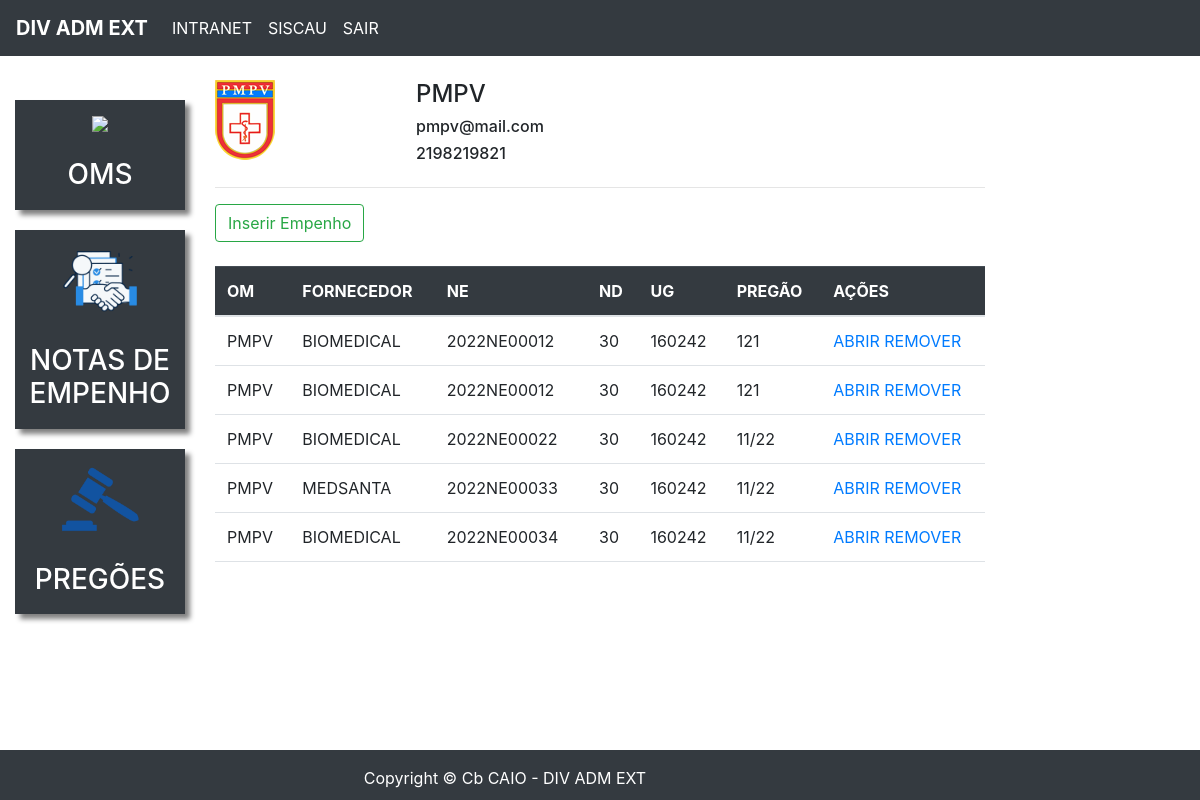
/om_empenhos_id/1/ (signed in), run on an earlier commit of the app's database.
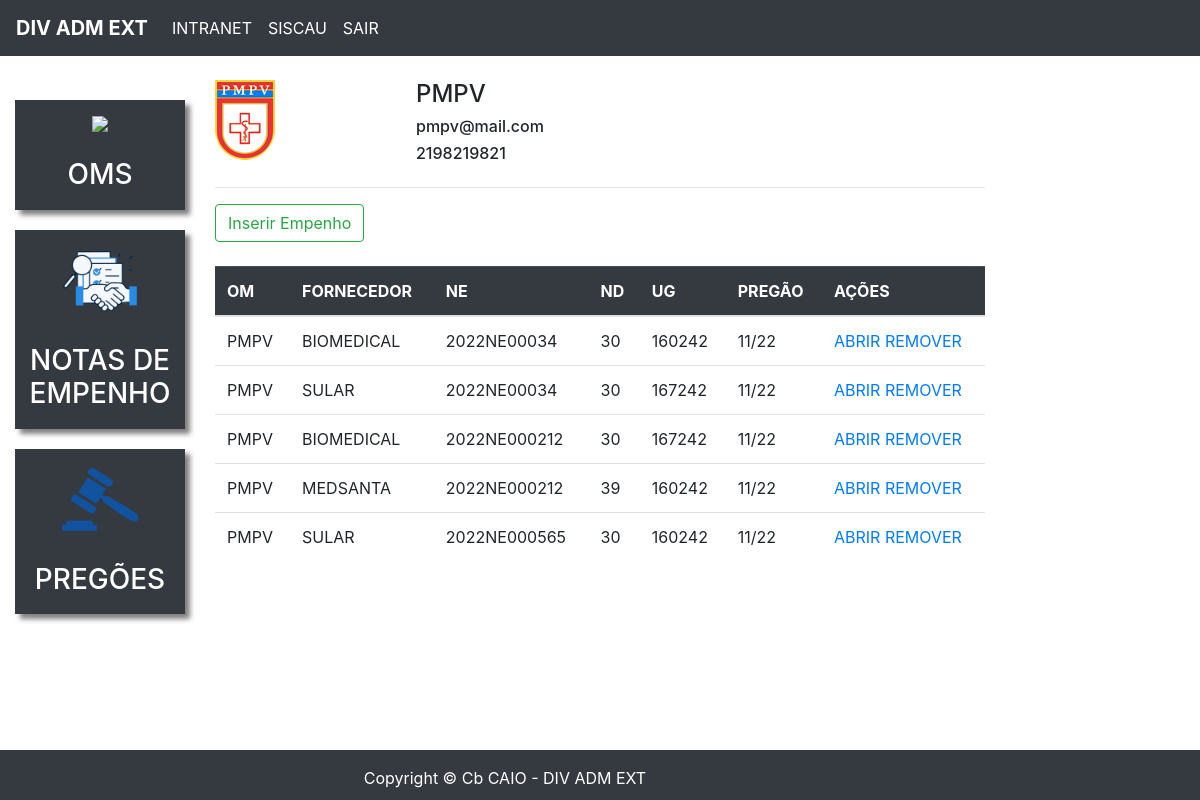
And on a later commit of the database.
### plataforma/models.py (models this page shows, shortened)
class Om(models.Model):
    LISTA_OMS = (
        ('PMPV', 'PMPV'),
        ('PMRJ', 'PMRJ'),
        ('PMN', 'PMN'),
        ('IBEX', 'IBEX'),
        ('HCE', 'HCE'),
        ('OCEX', 'OCEX'),
        ('HMR', 'HMR'),
        ('HGERJ', 'HGERJ'),
        ('PM Gu VV', 'PM Gu VV'),
        ('LQFEX', 'LQFEX'),
        )
    sigla = models.CharField(max_length=10, choices=LISTA_OMS)
    foto = models.ImageField(upload_to="imagens")
    email = models.EmailField(null=True)
    telefone = models.IntegerField(null=True)
    def __str__(self):
        return self.sigla

class Empenho(models.Model):
    LISTA_ND = (
        ("30", '30'),
        ("39", '30'),
        ("52", '30'),
    )
    LISTA_UG = (
        ("160242", '160242'),
        ("167242", '167242'),
    )
    LISTA_FORNECEDOR = (
        ('BIOMEDICAL', 'BIOMEDICAL'),
        ('SULAR', 'SULAR'),
        ('MEDSANTA', 'MEDSANTA'),
    )
    om = models.ForeignKey(Om, on_delete=models.CASCADE)
    fornecedor = models.CharField(max_length=50, choices=LISTA_FORNECEDOR)
    nd = models.CharField(max_length=2,choices=LISTA_ND)
    ug = models.CharField(max_length=6,choices=LISTA_UG)
    pregao = models.CharField(max_length=8)
    data = models.DateField()
    numero = models.IntegerField()
    pdf = models.FileField(upload_to="pdf")

### plataforma/views.py (the view)
# urls.py: path('om_empenhos_id/<str:id>/', views.om_empenhos_id, name='om_empenhos_id'),
@login_required(login_url='/auth/logar/')
def om_empenhos_id(request, id):
    om = Om.objects.filter(id=id)
    empenhos = Empenho.objects.filter(om_id=id).order_by('numero')
    form_empenho = EmpenhoForms()
    return render(request, 'om_empenhos_id.html',{'om':om, 'empenhos':empenhos, 'form_empenho':form_empenho})

### plataforma/templates/om_empenhos_id.html (shortened to what this page needs)
{% extends 'base_plataforma.html' %}
{% load static %}
{% block 'plataforma' %}
    <br>
    <div class="row">
        {% for i in om %}
        <div class="col-md-3">
            <img src="{{ i.foto.url}}">
            </div>
            <div class="col-md-3 dados descricao">
            <h4>{{i.sigla}}</h4>
            <h6>{{i.email}}</h6>
            <h6>{{i.telefone}}</h6>
        </div>
        {% endfor %}
    </div>
    <hr>
    <button type="button" class="btn btn-outline-success" data-toggle="modal" data-target="#modal">
        Inserir Empenho
    </button>
    <br>
    <br>
    <div class='scroll'>
        <table class="table ">
            <thead class='table-dark '>
            <tr>
            <th>OM</th>
            <th>FORNECEDOR</th>
            <th>NE</th>
            <th>ND</th>
            <th>UG</th>
            <th>PREGÃO</th>
            <th>AÇÕES</th>
            </tr>
            </thead>
            <tbody >
            {% for i in empenhos %}
            <tr>
                <td>{{i.om }}</td>
                <td>{{i.fornecedor }}</td>
                <td>2022NE000{{i.numero}}</td>
                <td>{{i.nd}}</td>
                <td>{{i.ug }}</td>
                <td>{{i.pregao}}</td>
                <td>
                    <a href="{{ i.pdf.url }}" target="_blank" rel="noopener noreferrer">ABRIR</a>
                    <a href="{% url 'remover_empenho' i.id%}">REMOVER</a>
                </td>
            </tr>
            {% empty %}
            <td> SEM EMPENHOS</td>
            {% endfor %}
            </tbody>
        </table>
        </div>
{% endblock%}

What changed in the data, as far as the page shows it:
removed Empenho: om "PMPV", fornecedor "BIOMEDICAL", numero "12", nd "30", ug "160242", pregao "121"
removed Empenho: om "PMPV", fornecedor "BIOMEDICAL", numero "12", nd "30", ug "160242", pregao "121"
removed Empenho: om "PMPV", fornecedor "BIOMEDICAL", numero "22", nd "30", ug "160242", pregao "11/22"
removed Empenho: om "PMPV", fornecedor "MEDSANTA", numero "33", nd "30", ug "160242", pregao "11/22"
now on this page (row unchanged): Empenho: om "PMPV", fornecedor "SULAR", numero "34", nd "30", ug "167242", pregao "11/22"
now on this page (row unchanged): Empenho: om "PMPV", fornecedor "BIOMEDICAL", numero "212", nd "30", ug "167242", pregao "11/22"
now on this page (row unchanged): Empenho: om "PMPV", fornecedor "MEDSANTA", numero "212", nd "39", ug "160242", pregao "11/22"
added Empenho: om "PMPV", fornecedor "SULAR", numero "565", nd "30", ug "160242", pregao "11/22"
